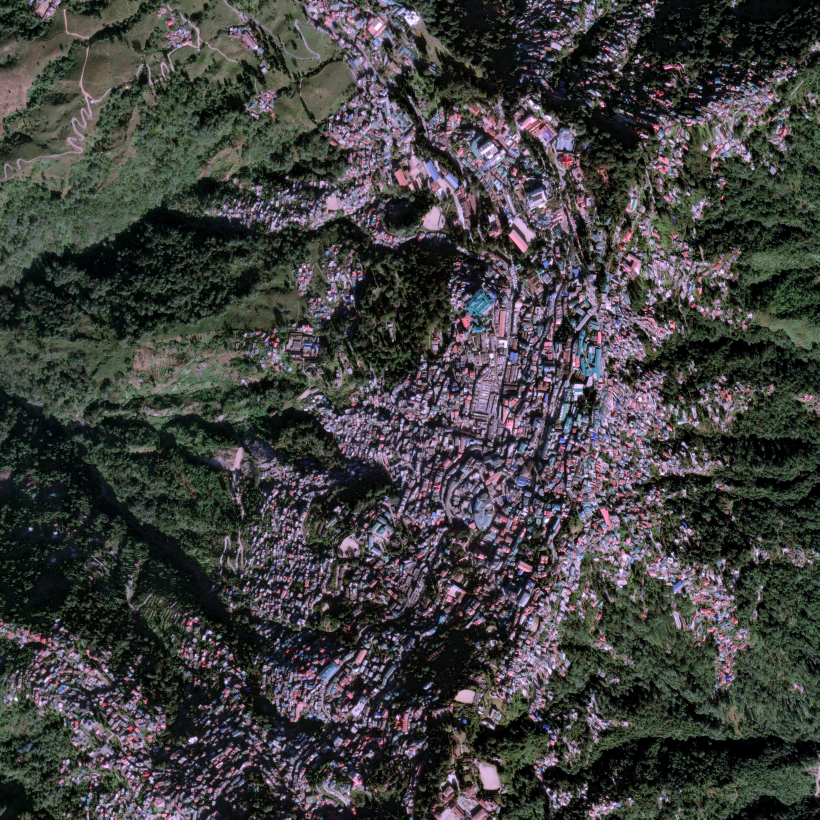
#> input picture terrain_texture.png, 4096 x 4096 px (shown at 1/5 size)
$ python -i roof_details.py   (imports and definitions only)   (older library calls are emulated)
#> lines starting #> are read from the running program, lines starting #| are printed output that depends on the picture
"""
Rooftop structures (water tanks, stair/lift rooms, plant rooms) for a scene.

    venv\\Scripts\\python.exe tools\\roof_details.py hitec_2x2 [--overlay-dir DIR]

Two real-data methods, tagged per structure ("src"):

  "dsm_residual"  DSM minus the roof plane (median DSM inside the footprint
                  eroded 1 px); connected residual > 1.2 m, area >= 3 m^2,
                  height = blob p90 residual. On HITEC this finds ~nothing:
                  the exported DSM is prismified (one flat value per building,
                  heights fused from Open Buildings 2.5D), so it carries no
                  rooftop relief. Kept so a scene with a real DSM gets it.
  "shadow"        Measured from each structure's own shadow on its roof in
                  the display imagery (0.3 m/px) under the scene's fitted sun
                  (scene.json sun_azimuth_deg / sun_elevation_deg, fitted to
                  300 building shadows). Along the anti-sun direction, the
                  dark run from the structure's top edge is
                      run = h * (1/tan(el) - lean . shadow_dir)
                  (the oblique view hides the first lean*h of the shadow
                  under the structure's own displaced top; scene.json
                  lean_m_per_m). Structures >= 1.5 m, <= 8 m and >= 1.5 m^2
                  plan (a 1000-2000 L tank is ~1.2-1.4 m across) are emitted.
                  Plan shape: the lit region immediately sun-side of the
                  shadow, depth from the colour edge where one exists, else
                  the shadow's own width (square plan) -- INFERRED outline.

Placement: each building's roof is registered in the image (the footprint
polygons sit at the building BASE; its photographed roof is displaced by
lean*h). Detected structures are mapped back into the prism's frame (the
terrain.glb buildings stand on the footprints) so they sit on the prism roof.

Outputs (scenes/<scene>/):
  roof_details.glb   one mesh "roof_details": POSITION, NORMAL, TEXCOORD_0
                     into the scene texture (same UV convention as the
                     building prisms: u = col/(W-1), v = 1 - row/(H-1) on the
                     4096 grid). Top faces sample the structure's own
                     photographed top; walls sample its photographed facade /
                     shadow strip. No material (viewer assigns, like
                     structures.glb). World frame = terrain.glb (see
                     tools/scene_frame.py).
  roof_details.json  per-structure records + stats (schema in the header).
"""
import argparse
import json
import math
import os
import sys
import time

import cv2
import numpy as np
from scipy import ndimage as ndi

sys.path.insert(0, os.path.dirname(os.path.abspath(__file__)))
from scene_frame import ROOT, SceneFrame  # noqa: E402

sys.path.insert(0, ROOT)
from city_model import _ear_clip  # noqa: E402
from glb_export import export_meshes_glb  # noqa: E402


def log(*a):
    print(time.strftime("%H:%M:%S"), *a, flush=True)


# [154 lines left out: functions ring_px, outline_points, register_roof, shadow_structures, prism_mesh, not called in this run]


# ------------------------------------------------------------ main ----------
def run(scene, overlay_dir=None, min_area_m2=3.0, resid_thr=1.2, min_area_shadow_m2=1.5):
    t0 = time.time()
    sf = SceneFrame(os.path.join("scenes", scene))
    gsd, W, H = sf.gsd, sf.W, sf.H
    datum, datum_note = sf.datum()
    dsm = sf.read_dsm()
    from PIL import Image
    Image.MAX_IMAGE_PIXELS = None
    tex = np.asarray(Image.open(sf.texture_path).convert("RGB"))
    S8 = tex.shape[0] / H                  # texture px per working px (2 on HITEC)
    px_m = gsd / S8
    az, el = math.radians(sf.meta["sun_azimuth_deg"]), math.radians(sf.meta["sun_elevation_deg"])
    sun_img = np.array([math.sin(az), -math.cos(az)])          # (col, row) toward the sun
    lean = np.array(sf.meta.get("lean_m_per_m") or [0.0, 0.0])
    lean_img = -lean                                            # roof displaced NW of base (measured)
    k_run = 1.0 / math.tan(el) - float(lean_img @ (-sun_img))
    log(f"sun az {math.degrees(az):.2f} el {math.degrees(el):.2f}; lean {lean}; run/h = {k_run:.3f}")

    feats = json.load(open(os.path.join(sf.dir, "buildings.geojson")))["features"]
    recs, meshes = [], []
    overlay_items = []
    n_resid = 0
    reg_shifts = []
    for bi, f in enumerate(feats):
        props = f.get("properties", {})
        hb = float(props.get("height_m") or 0.0)
        poly = ring_px(sf, f)
        if len(poly) < 3:
            continue
        # ---- roof level (prism top) from the DSM, which is flat per prism
        x0, y0 = np.floor(poly.min(0)).astype(int) - 2
        x1, y1 = np.ceil(poly.max(0)).astype(int) + 3
        x0, y0, x1, y1 = max(x0, 0), max(y0, 0), min(x1, W), min(y1, H)
        if x1 - x0 < 3 or y1 - y0 < 3:
            continue
        m = np.zeros((y1 - y0, x1 - x0), np.uint8)
        cv2.fillPoly(m, [np.round(poly - [x0, y0]).astype(np.int32)], 1)
        me = cv2.erode(m, np.ones((3, 3), np.uint8)).astype(bool)
        if me.sum() < 8:
            continue
        d = dsm[y0:y1, x0:x1]
        roof_abs = float(np.nanmedian(d[me]))
        roof_y = roof_abs - datum
        area_m2 = float(m.sum()) * gsd * gsd
        # ---- method A: DSM residual
        res = np.where(me, d - roof_abs, 0)
        bl, nb = ndi.label(res > resid_thr)
        rim = me & ~cv2.erode(me.astype(np.uint8), np.ones((3, 3), np.uint8)).astype(bool)
        for k in range(1, nb + 1):
            bm = bl == k
            if (bm & rim).sum() > 0.3 * bm.sum():
                continue            # hugs the footprint edge: an adjacent prism, not a roof structure
            if bm.sum() * gsd * gsd < min_area_m2:
                continue
            if np.percentile(res[bm], 90) > 8.0:
                continue            # a neighbouring taller prism clipped by this footprint, not a roof structure
            n_resid += 1
            cs, _ = cv2.findContours(bm.astype(np.uint8), cv2.RETR_EXTERNAL, cv2.CHAIN_APPROX_SIMPLE)
            c = cv2.approxPolyDP(max(cs, key=cv2.contourArea), 1.0, True).reshape(-1, 2).astype(np.float64)
            c += [x0 + 0.5, y0 + 0.5]
            h = float(np.percentile(res[bm], 90))
            recs.append(dict(b=int(props.get("id", bi)), src="dsm_residual", img=c * S8, world=c.copy(),
                             h=h, roof_y=roof_y, base_img=c * S8, pts=int(bm.sum())))
        if area_m2 < 30 or hb < 2.5:
            continue
        # ---- method B: shadows in the display image
        poly8 = poly * S8
        pred = lean_img * hb / px_m
        pad = int(np.hypot(*pred)) + 20
        X0 = int(max(0, poly8[:, 0].min() - pad))
        Y0 = int(max(0, poly8[:, 1].min() - pad))
        X1 = int(min(tex.shape[1], poly8[:, 0].max() + pad))
        Y1 = int(min(tex.shape[0], poly8[:, 1].max() + pad))
        crop = tex[Y0:Y1, X0:X1]
        L = cv2.GaussianBlur(crop.astype(np.float32) @ np.float32([0.2126, 0.7152, 0.0722]), (0, 0), 1.0)
        grad = cv2.magnitude(cv2.Sobel(L, cv2.CV_32F, 1, 0), cv2.Sobel(L, cv2.CV_32F, 0, 1))
        shift, score = register_roof(grad, poly8, pred, X0, Y0)
        reg_shifts.append((hb, *(shift * px_m)))
        roof8 = np.zeros(crop.shape[:2], np.uint8)
        cv2.fillPoly(roof8, [np.round(poly8 + shift - [X0, Y0]).astype(np.int32)], 1)
        roof8 = cv2.erode(roof8, np.ones((5, 5), np.uint8)).astype(bool)   # drop parapet edge
        found = shadow_structures(crop, roof8, sun_img, k_run, px_m)
        for cmask, smask, h, nsl, plan in found:
            if cmask.sum() * px_m * px_m < min_area_shadow_m2:
                continue
            cs, _ = cv2.findContours(cmask.astype(np.uint8), cv2.RETR_EXTERNAL, cv2.CHAIN_APPROX_SIMPLE)
            c = cv2.approxPolyDP(max(cs, key=cv2.contourArea), 1.5, True).reshape(-1, 2).astype(np.float64)
            if len(c) < 3 or cv2.contourArea(c.astype(np.float32)) * px_m * px_m < min_area_shadow_m2:
                continue
            c_img = c + [X0 + 0.5, Y0 + 0.5]                     # top outline, 8192 px
            # image top = base_world + lean_img*(hb + h); roof registration
            # measured lean_img*hb directly
            world8 = c_img - shift - lean_img * h / px_m
            base_img = c_img - lean_img * h / px_m               # where the structure's base shows
            col = np.median(crop[cmask], axis=0)
            recs.append(dict(b=int(props.get("id", bi)), src="shadow", img=c_img, world=world8 / S8,
                             h=h, roof_y=roof_y, base_img=base_img, pts=int(cmask.sum()),
                             rgb=col, plan=plan, scanlines=nsl, reg_score=score))
            if overlay_dir:
                overlay_items.append((X0, Y0, cmask, smask))
        if bi % 1000 == 0:
            log(f"{bi}/{len(feats)} buildings, {len(recs)} structures")

    # ---- colours for residual blobs, meshes, records --------------------
    V, N, U, F = [], [], [], []
    nv = 0
    out = []
    for r in recs:
        if "rgb" not in r:
            mm = np.zeros(tex.shape[:2], np.uint8)
            cv2.fillPoly(mm, [np.round(r["img"]).astype(np.int32)], 1)
            r["rgb"] = np.median(tex[mm > 0], axis=0)
        wc = r["world"]
        xz = np.stack([wc[:, 0] * gsd, -wc[:, 1] * gsd], 1)
        # Drop what cannot be a rooftop structure: slivers (a shadow edge or a
        # solar-array seam traced as an outline) and anything taller than a
        # stair room or tank plausibly stands.
        _a = 0.5 * abs(np.sum(xz[:, 0] * np.roll(xz[:, 1], -1) - np.roll(xz[:, 0], -1) * xz[:, 1]))
        _p = float(np.sum(np.hypot(*(np.roll(xz, -1, 0) - xz).T)))
        if _p <= 0 or 4 * np.pi * _a / _p ** 2 < 0.15 or 2 * _a / _p < 0.6 or r["h"] > 8.0:
            continue
        uv_t = np.stack([r["img"][:, 0] / S8 / (W - 1), 1 - r["img"][:, 1] / S8 / (H - 1)], 1)
        uv_b = np.stack([r["base_img"][:, 0] / S8 / (W - 1), 1 - r["base_img"][:, 1] / S8 / (H - 1)], 1)
        y0, y1 = r["roof_y"] - 0.2, r["roof_y"] + r["h"]
        v, n_, u, fc = prism_mesh(xz, uv_t, uv_b, y0, y1)
        if not len(fc):
            continue
        V.append(v); N.append(n_); U.append(u); F.append(fc + nv)
        nv += len(v)
        a = 0.5 * abs(np.sum(xz[:, 0] * np.roll(xz[:, 1], -1) - np.roll(xz[:, 0], -1) * xz[:, 1]))
        out.append({"building_id": r["b"], "src": r["src"], "h": round(r["h"], 2),
                    "base_y": round(r["roof_y"], 2), "area_m2": round(float(a), 1),
                    "rgb": [int(round(c)) for c in r["rgb"]],
                    "plan": r.get("plan", "dsm"),
                    "xz": np.round(xz, 2).tolist()})
    glb = os.path.join(sf.dir, "roof_details.glb")
    if V:
        export_meshes_glb(glb, [("roof_details", np.vstack(V), np.vstack(N), "TEXCOORD_0",
                                 np.vstack(U), np.vstack(F))])
    hs = np.array([o["h"] for o in out]) if out else np.zeros(1)
    per_b = {}
    for o in out:
        per_b[o["building_id"]] = per_b.get(o["building_id"], 0) + 1
    rs = np.array(reg_shifts)
    stats = {
        "structures": len(out),
        "by_src": {s: sum(o["src"] == s for o in out) for s in ("shadow", "dsm_residual")},
        "dsm_residual_blobs": n_resid,
        "buildings_with_structures": len(per_b),
        "buildings_examined": len(feats),
        "height_m": {"p10": float(np.percentile(hs, 10)), "p50": float(np.median(hs)),
                     "p90": float(np.percentile(hs, 90)), "max": float(hs.max())},
        "height_hist_m": {"bins": [1.5, 2, 2.5, 3, 3.5, 4, 5, 6, 8],
                          "counts": np.histogram(hs, [1.5, 2, 2.5, 3, 3.5, 4, 5, 6, 8])[0].tolist()},
        "area_m2": {"p10": float(np.percentile([o["area_m2"] for o in out] or [0], 10)),
                    "p50": float(np.median([o["area_m2"] for o in out] or [0])),
                    "p90": float(np.percentile([o["area_m2"] for o in out] or [0], 90))},
        "plan": {p: sum(o["plan"] == p for o in out) for p in ("colour_edge", "square", "dsm")},
        "roof_registration_lean_m_per_m_measured": (
            [round(float(np.median(-rs[rs[:, 0] > 15, 1] / rs[rs[:, 0] > 15, 0])), 3),
             round(float(np.median(-rs[rs[:, 0] > 15, 2] / rs[rs[:, 0] > 15, 0])), 3)]
            if len(rs) and (rs[:, 0] > 15).any() else None),
        "glb_vertices": int(nv), "seconds": round(time.time() - t0, 1),
    }
    doc = {
        "schema": "depthwizard.roof_details/1",
        "scene": scene,
        "frame": {"units": "metres, viewer world = terrain.glb frame (x east, y up, z = -row*gsd north)",
                  "x": f"X_crs - {sf.left}", "z": f"Y_crs - {sf.top}", "y": f"elevation - {datum:.3f}",
                  "datum_source": datum_note,
                  "uv": "TEXCOORD_0 into scene texture_file: u = col/(W-1), v = 1-row/(H-1), 4096 grid"},
        "method": {"shadow": f"h = shadow run along anti-sun / {k_run:.3f} (1/tan(el) - lean.shadow_dir); "
                             f"sun az {math.degrees(az):.2f} el {math.degrees(el):.2f} (scene.json); "
                             "plan outline inferred (colour_edge or square)",
                   "dsm_residual": f"DSM - median roof > {resid_thr} m, area >= {min_area_m2} m^2, h = p90"},
        "glb": "roof_details.glb (mesh 'roof_details': POSITION, NORMAL, TEXCOORD_0; no material)",
        "record": {"building_id": "buildings.geojson properties.id", "src": "shadow | dsm_residual",
                   "h": "structure height above roof (m)", "base_y": "prism roof y (m); mesh base sunk 0.2 m",
                   "area_m2": "plan area", "rgb": "median texture colour of its top, sRGB",
                   "plan": "colour_edge | square | dsm", "xz": "plan polygon [[x,z],...] world m"},
        "stats": stats,
        "structures": out,
    }
    with open(os.path.join(sf.dir, "roof_details.json"), "w") as fh:
        json.dump(doc, fh, separators=(",", ":"))
    log(f"wrote roof_details.glb/.json: {len(out)} structures")
    print(json.dumps(stats, indent=1))
    if overlay_dir:
        write_overlay(scene, tex, recs, overlay_items, overlay_dir)
    return doc


# [20 lines left out: function write_overlay, not called in this run]


# [6 lines not run here, left out]

>>> import cv2
>>> picture = cv2.imread('../terrain_texture.png', cv2.IMREAD_GRAYSCALE)
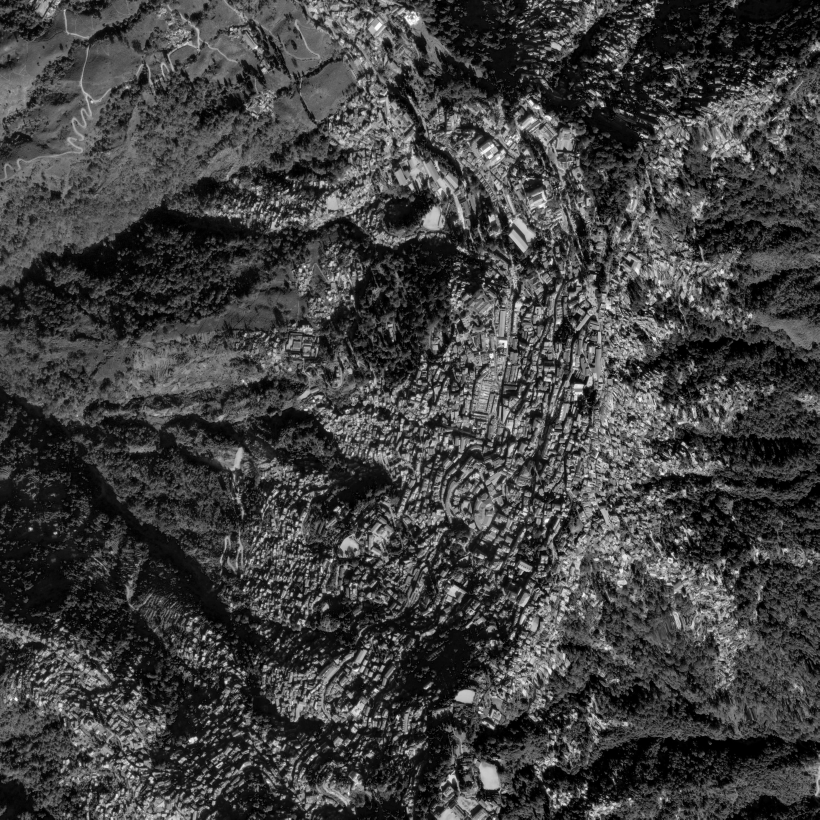
#> picture: shape (4096, 4096) (shown at 1/5 size); min 0, max 255, mean 64.1
>>> result = run(picture)
#> (the run stopped early here; a loop or call above may not have finished)
